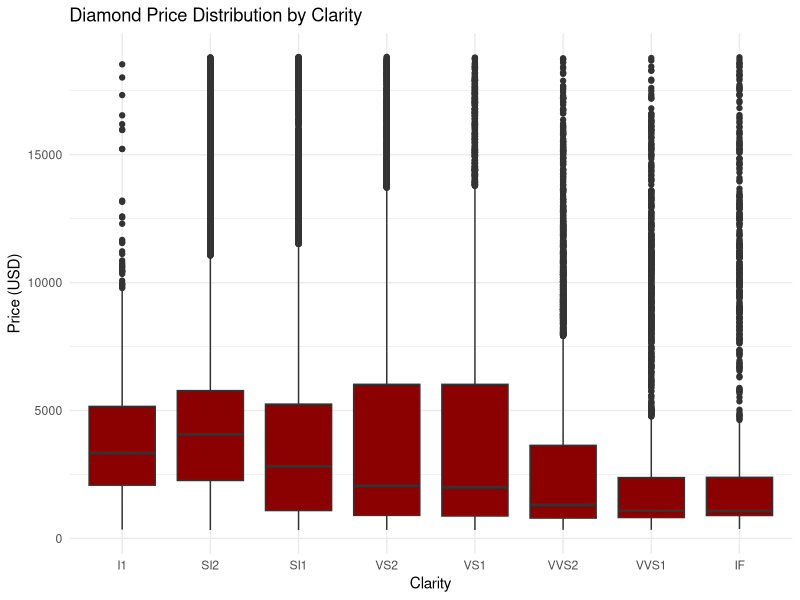

Write R code to recreate this figure.
## ---- chunk 1
library(ggplot2)
dim(diamonds)
## ---- chunk 2
ggplot(diamonds, aes(x = clarity, y = price)) +
  geom_boxplot(fill = "darkred") +
  labs(
    title = "Diamond Price Distribution by Clarity",
    x = "Clarity",
    y = "Price (USD)"
  ) +
  theme_minimal()
